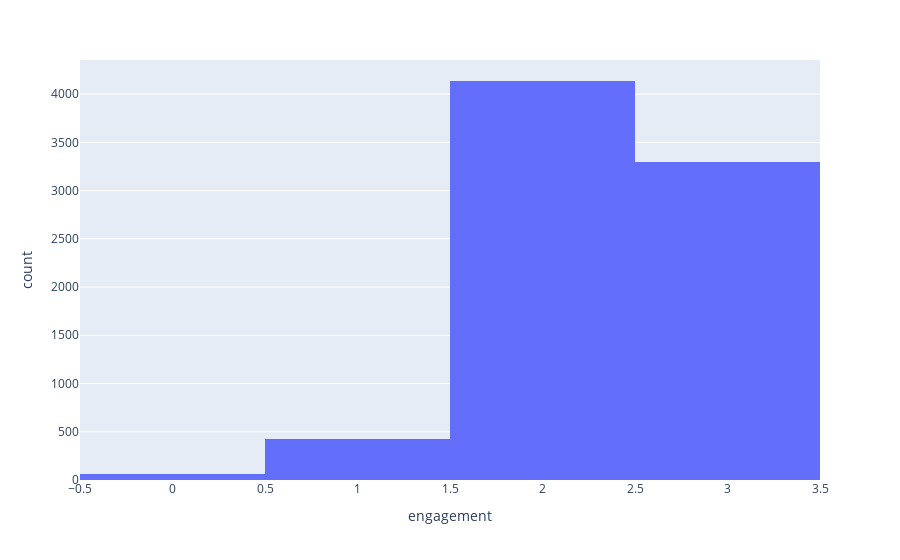

Notebook source saved alongside this figure:
### Code cell
px.histogram(df_continous,
             'engagement')

### Figure 1 — Plotly figure (JSON) as saved in the notebook; plotly's stock layout.template omitted (floating-point values rounded to 4 significant figures; data arrays with more than 128 entries replaced by an {"elided": "..."} marker saying what was removed)
{"data": [{"bingroup": "x", "hovertemplate": "engagement=%{x}<br>count=%{y}<extra></extra>", "legendgroup": "", "marker": {"color": "#636efa", "pattern": {"shape": ""}}, "name": "", "orientation": "v", "showlegend": false, "type": "histogram", "x": {"elided": "7919 int values"}, "xaxis": "x", "yaxis": "y"}], "layout": {"barmode": "relative", "legend": {"tracegroupgap": 0}, "margin": {"t": 60}, "xaxis": {"anchor": "y", "domain": [0, 1], "title": {"text": "engagement"}}, "yaxis": {"anchor": "x", "domain": [0, 1], "title": {"text": "count"}}}}
